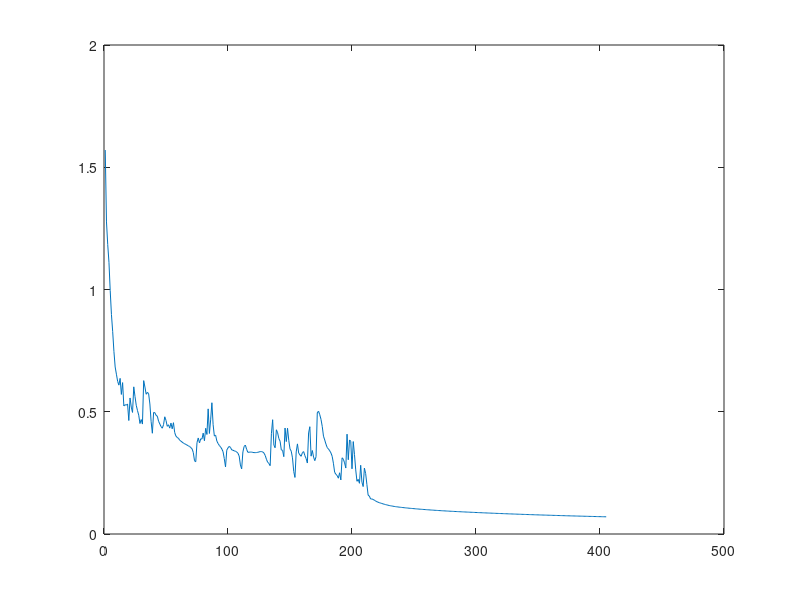

Write the MATLAB code that produced this figure.
function [epoch, TEST_Out, TR_errors, TR_prop_correct, ...
  TEST_errors, TEST_prop_correct] = ...
  clean_up_net(orig_tr_patterns, orig_tr_patterns_w_noise, no_of_hiddens, reint_wts)
%optional parameters : av_category_separation.  Set between 0 and 1
% good sets to demo this:
% tr_mat = 2*round(rand(10,10)) - 1;
% test_mat = [2*round(rand(5,10))-1 ; tr_mat(1:5, :)];   % first half not
%                                                        % seen, last five learned before
% no_of_hiddens = 4
NOISE_FACTOR = 0.2;

if nargin == 0
  orig_tr_patterns = 2*round(rand(10,10)) - 1;
  orig_tr_patterns_w_noise = orig_tr_patterns + NOISE_FACTOR*rand(10,10);
  no_of_hiddens = 4;
end;

global MAX_ERROR
global INPUTS
global BIAS_VALUE
global CRITERION
global MAX_EPOCHS

NO_OF_TR_PATTERNS = size(orig_tr_patterns, 1);    % even no. half "high" patterns; half "low patterns"
NO_OF_TEST_PATTERNS = size(orig_tr_patterns_w_noise, 1);  % ditto

no_of_inputs = size(orig_tr_patterns, 2);
set_params(no_of_inputs, no_of_hiddens);

if nargin == 0 || reint_wts == 1
  init_wt_matrices;
  save_wts;
else
  load_wts;
end;

orig_tr_in_pats = orig_tr_patterns;
orig_tr_target_pats = orig_tr_patterns;

%here we randomize the order of the patterns to be learned.
tr_patterns(randperm(NO_OF_TR_PATTERNS), :) = orig_tr_patterns;
tr_in_pats = tr_patterns;
tr_target_pats = tr_patterns;

bias_vec = -1 * ones(size(tr_patterns,1),1);
Epoch_errors = MAX_ERROR*ones(1,NO_OF_TR_PATTERNS);
epoch = 1;
All_errors = [];

while max(Epoch_errors) > CRITERION && epoch < MAX_EPOCHS
  for pat = 1:NO_OF_TR_PATTERNS
    Input_pat = [tr_in_pats(pat, :), BIAS_VALUE];
    [Hid, Out] = tanh_feedforward(Input_pat);
    Target = tr_target_pats(pat,:); % take off the Bias Node
    bp_tanh_backprop(Input_pat, Hid, Out, Target);

    [Hid, Out] = tanh_feedforward(Input_pat);
    error =  max(abs(Target - Out));
    Epoch_errors(pat) = error;
  end;
  All_errors = [All_errors, mean(Epoch_errors)];
  epoch = epoch + 1;
end;

TR_Target_Out_error_mat = [];

for tr_pat = 1:NO_OF_TR_PATTERNS
  Input_pat = [orig_tr_in_pats(tr_pat, :), BIAS_VALUE];
  [Hid, Out] = tanh_feedforward(Input_pat);
  Target = orig_tr_target_pats(tr_pat,:); % take off the Bias Node
  error =  max(abs(Target - Out));
  TR_Target_Out_error_mat = [TR_Target_Out_error_mat; [Target, Out, error]];
end;

TR_Targets = TR_Target_Out_error_mat(:,1:INPUTS);
TR_Out = TR_Target_Out_error_mat(:,INPUTS+1:2*INPUTS);
TR_errors = TR_Target_Out_error_mat(:, end);

TR_correct_test_ans = TR_Targets - TR_Out;
TR_prop_correct = length(find(sum(round(TR_correct_test_ans), 2) == 0))/NO_OF_TR_PATTERNS;

test_in_pats = orig_tr_patterns_w_noise;
test_target_pats = orig_tr_patterns;

TEST_Target_Out_error_mat = [];

for test_pat = 1:NO_OF_TEST_PATTERNS
  Input_pat = [test_in_pats(test_pat, :), BIAS_VALUE];
  [Hid, Out] = tanh_feedforward(Input_pat);
  Target = test_target_pats(test_pat,:); % take off the Bias Node
  error =  max(abs(Target - Out));
  TEST_Target_Out_error_mat = [TEST_Target_Out_error_mat; [Target, Out, error]];
end;

TEST_Targets = TEST_Target_Out_error_mat(:,1:INPUTS);
TEST_Out = TEST_Target_Out_error_mat(:,INPUTS+1:2*INPUTS);
Bipolar_round_TEST_Out = bipolar_round(TEST_Out);
TEST_errors = TEST_Target_Out_error_mat(:,end);

TEST_correct_test_ans = TEST_Targets - bipolar_round(TEST_Out);
TEST_prop_correct = length(find(sum(TEST_correct_test_ans,2) == 0))/NO_OF_TEST_PATTERNS;

% chronicles the learning of the network
figure(1);
plot(1:length(All_errors), All_errors);

return

% parameter-setting function
function set_params(no_of_inputs, no_of_hiddens)

global INPUTS;
global HIDDENS;
global OUTPUTS;
global MAX_EPOCHS

global CRITERION
global LEARNING_RATE
global MOMENTUM

global MAX_ERROR
global Temperature
global Fahlman_offset
global BIAS_VALUE

INPUTS = no_of_inputs;
HIDDENS = no_of_hiddens;
OUTPUTS = no_of_inputs;

MAX_EPOCHS = 2000;
CRITERION = 0.1;
LEARNING_RATE = .01;
MOMENTUM = 0.9;
MAX_ERROR = 2;

Temperature = 1;
Fahlman_offset = 0.1;
BIAS_VALUE = -1;

return

%auxiliary functions
%>>>>>>>>>>>>>>>>>
function init_wt_matrices ()

global INPUTS;
global HIDDENS;
global OUTPUTS;

global IH_wts;
global HO_wts;
global IH_dwts;
global Old_IH_dwts;
global HO_dwts;
global Old_HO_dwts;

IH_wts = rand(INPUTS+1, HIDDENS) - 0.5;
HO_wts = rand(HIDDENS+1, OUTPUTS) - 0.5;

IH_dwts = zeros(INPUTS+1, HIDDENS);
Old_IH_dwts = zeros(INPUTS+1, HIDDENS);
HO_dwts = zeros(HIDDENS+1, OUTPUTS);
Old_HO_dwts = zeros(HIDDENS+1, OUTPUTS);

return;

%>>>>>>>>>>>>>>>>>
function a = tanh_squash(x)
% squashes the incoming activations between -1 and 1
global Temperature;
a = tanh(Temperature*x);
return;

%>>>>>>>>>>>>>>>>>
function a = tanh_deriv(squashed_output)
%derivative of the -1 to 1 tanh squashing fcn
global Fahlman_offset;
global Temperature;
a = Temperature * (1 - squashed_output.*squashed_output) + Fahlman_offset;
return

%>>>>>>>>>>>>>>>>>
function [Hid, Out] = tanh_feedforward (Input)

global IH_wts
global HO_wts

global BIAS_VALUE

Hid_net_in_acts = Input * IH_wts;
Hid_out_acts = tanh_squash(Hid_net_in_acts);

Hid_out_acts = [Hid_out_acts, BIAS_VALUE];
Output_net_in_acts = Hid_out_acts * HO_wts;
Output_out_acts = tanh_squash(Output_net_in_acts);

Hid = Hid_out_acts;
Out = Output_out_acts;

[Hid, Out];

%>>>>>>>>>>>>>>>>>
function bp_tanh_backprop(Input_pattern, Hidden_out_activations, Output_out_activations, Target)

global LEARNING_RATE;
global MOMENTUM;
global HIDDENS;

global IH_wts;
global HO_wts;
global IH_dwts;
global HO_dwts;
global Old_IH_dwts;
global Old_HO_dwts;

Errors_RAW = Output_out_activations - Target;
Errors_OUTPUT = Errors_RAW.*tanh_deriv(Output_out_activations);

dE_dw = Hidden_out_activations' * Errors_OUTPUT;
HO_dwts = -1 * LEARNING_RATE*dE_dw + MOMENTUM*Old_HO_dwts;
HO_wts = HO_wts + HO_dwts;
Old_HO_dwts = HO_dwts;

Errors_HIDDEN = Errors_OUTPUT * HO_wts';
Errors_HIDDEN = Errors_HIDDEN.*tanh_deriv(Hidden_out_activations);

dE_dw = Input_pattern' * Errors_HIDDEN(1:HIDDENS);  % no IH_dwts associated with the bias
IH_dwts = -1*LEARNING_RATE*dE_dw + MOMENTUM*Old_IH_dwts;
IH_wts = IH_wts + IH_dwts;
Old_IH_dwts = IH_dwts;

return

function out = bipolar_round(real_no_mat)    %real no. between -1 and 1
out = sign(real_no_mat).*ceil(sign(real_no_mat).*real_no_mat);
return;



function save_wts ()
global IH_wts;
global HO_wts;
global IH_dwts;
global HO_dwts;
global Old_IH_dwts;
global Old_HO_dwts;

save wt_file IH_wts IH_dwts HO_wts HO_dwts Old_IH_dwts Old_HO_dwts

return

function load_wts ()
global IH_wts;
global HO_wts;
global IH_dwts;
global HO_dwts;
global Old_IH_dwts;
global Old_HO_dwts;

load wt_file IH_wts IH_dwts HO_wts HO_dwts Old_IH_dwts Old_HO_dwts

return






